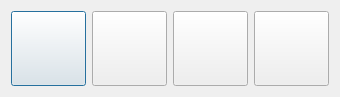
<?xml version="1.0" encoding="UTF-8"?>
<ui version="4.0">
 <class>InputPieceDialog</class>
 <widget class="QDialog" name="InputPieceDialog">
  <property name="enabled">
   <bool>true</bool>
  </property>
  <property name="geometry">
   <rect>
    <x>0</x>
    <y>0</y>
    <width>336</width>
    <height>93</height>
   </rect>
  </property>
  <property name="windowTitle">
   <string>Choose piece</string>
  </property>
  <layout class="QHBoxLayout" name="horizontalLayout">
   <item>
    <widget class="QPushButton" name="knightButton">
     <property name="minimumSize">
      <size>
       <width>75</width>
       <height>75</height>
      </size>
     </property>
     <property name="font">
      <font>
       <pointsize>36</pointsize>
      </font>
     </property>
     <property name="styleSheet">
      <string notr="true">qproperty-icon: url(:/Images/WhitePieces/Rook.png)</string>
     </property>
     <property name="text">
      <string/>
     </property>
     <property name="iconSize">
      <size>
       <width>70</width>
       <height>70</height>
      </size>
     </property>
    </widget>
   </item>
   <item>
    <widget class="QPushButton" name="bishopButton">
     <property name="minimumSize">
      <size>
       <width>75</width>
       <height>75</height>
      </size>
     </property>
     <property name="font">
      <font>
       <pointsize>36</pointsize>
      </font>
     </property>
     <property name="styleSheet">
      <string notr="true">qproperty-icon: url(:/Images/WhitePieces/Bishop.png)</string>
     </property>
     <property name="text">
      <string/>
     </property>
     <property name="iconSize">
      <size>
       <width>70</width>
       <height>70</height>
      </size>
     </property>
    </widget>
   </item>
   <item>
    <widget class="QPushButton" name="rookButton">
     <property name="minimumSize">
      <size>
       <width>75</width>
       <height>75</height>
      </size>
     </property>
     <property name="font">
      <font>
       <pointsize>36</pointsize>
      </font>
     </property>
     <property name="styleSheet">
      <string notr="true">qproperty-icon: url(:/Images/WhitePieces/Rook.png)</string>
     </property>
     <property name="text">
      <string/>
     </property>
     <property name="iconSize">
      <size>
       <width>70</width>
       <height>70</height>
      </size>
     </property>
    </widget>
   </item>
   <item>
    <widget class="QPushButton" name="queenButton">
     <property name="minimumSize">
      <size>
       <width>75</width>
       <height>75</height>
      </size>
     </property>
     <property name="font">
      <font>
       <pointsize>36</pointsize>
      </font>
     </property>
     <property name="styleSheet">
      <string notr="true">qproperty-icon: url(:/Images/WhitePieces/Queen.png)</string>
     </property>
     <property name="text">
      <string/>
     </property>
     <property name="iconSize">
      <size>
       <width>70</width>
       <height>70</height>
      </size>
     </property>
    </widget>
   </item>
  </layout>
 </widget>
 <resources/>
 <connections/>
</ui>
